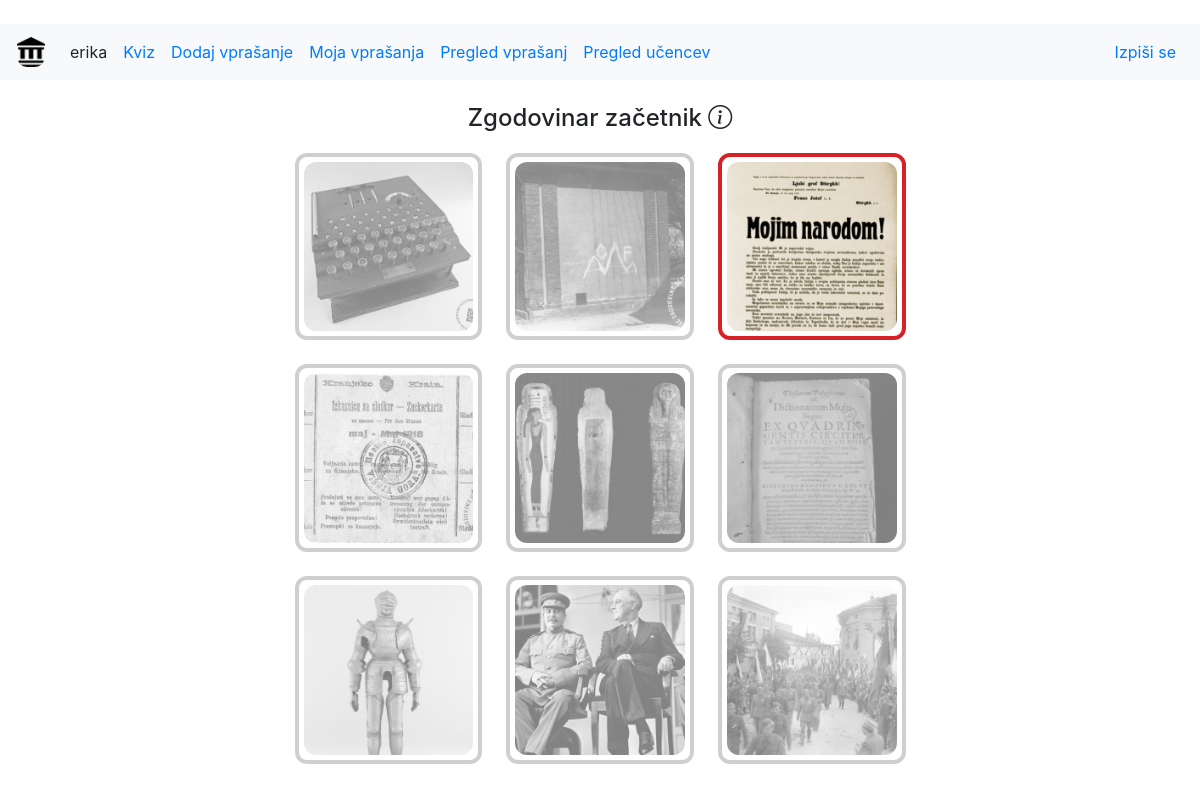
Screenshot of /kviz (signed in) with the database file from the repository.
### zgodovinakviz/models.py (models this page shows, shortened)
class Level(models.Model):
    ime = models.CharField(max_length=1000)
    vrstni_red = models.IntegerField()

class Vprasanje(models.Model):
    author = models.ForeignKey(Uporabnik, on_delete=models.SET_NULL, null=True)
    vprasanje = models.CharField(max_length=1000)
    pravilen_odgovor = models.CharField(max_length=1000)
    napacen_odgovor_1 = models.CharField(max_length=1000)
    napacen_odgovor_2 = models.CharField(max_length=1000)
    namig = models.CharField(max_length=1000)
    slika = models.ForeignKey(Slika, on_delete=models.SET_NULL, null=True)
    slika_name = models.CharField(max_length=1000, default="")
    created_date = models.DateTimeField(default=timezone.now)
    published_date = models.DateTimeField(blank=True, null=True)
    locked = models.BooleanField(default=False)

class Slika(models.Model):
    slika = models.ImageField(upload_to='images/')

### zgodovinakviz/views.py (the view, shortened to what this page needs)
# urls.py: path('kviz', views.kviz, name='kviz'),
@login_required
def kviz(request):
    user = request.user
    uporabnik = Uporabnik.objects.get(user=user)
    prikazanaVprasanja, neodgovorjena_vprasanja, pravilna_vprasanja, napacna_vprasanja = prikaziVprasanjaForUser(uporabnik)
    nova_stopnja = 0
    if len(napacna_vprasanja) > 3:
        nova_stopnja = -1
        izbrisiPrikazanaVprasanjaForUser(uporabnik)
        prikazanaVprasanja, neodgovorjena_vprasanja, pravilna_vprasanja, napacna_vprasanja = prikaziVprasanjaForUser(uporabnik)
    return render(request, 'zgodovinakviz/question_list.html', {'vprasanja1': prikazanaVprasanja[0:3],
                                                                'vprasanja2': prikazanaVprasanja[3:6],
                                                                'vprasanja3': prikazanaVprasanja[6:9],
                                                                'pravilna': pravilna_vprasanja,
                                                                'napacna': napacna_vprasanja,
                                                                'neodgovorjena': neodgovorjena_vprasanja,
                                                                'title': 'Seznam vprašanj',
                                                                'stopnja': uporabnik.level.ime,
                                                                'napredovanje': 6-len(pravilna_vprasanja),
                                                                'nova_stopnja': nova_stopnja,
                                                                'uporabnik': Uporabnik.objects.get(user=request.user)})

### zgodovinakviz/templates/zgodovinakviz/question_list.html (shortened to what this page needs)
{% extends 'zgodovinakviz/base.html' %}
{% block content %}
<div class="container mt-4">
    <div class="row justify-content-center">
        <div class="col-lg-7 col-md-10">
            <h4 class="text-center">{{stopnja}} <i data-toggle="modal" data-target="#infoModal" class="bi bi-info-circle"></i></h4>
            <table class="table table-borderless">
                <tbody>
                    <tr>
                        {% for v in vprasanja1 %}
                        <td>
                            <div class="myBorder
                                             {% if v.pk in pravilna %} myBorder-green
                                             {% elif v.pk in napacna %} myBorder-red
                                             {% elif v.pk in neodgovorjena %} myBorder-black{% endif %}">
                                {% if v.pk in neodgovorjena %}
                                <a href="{% url 'vprasanje' pk=v.pk %}"><img src="{{v.slika.slika.url}}" class="img-fluid avatar avatar-sm grayscale"></a>
                                {% else %}
                                <img src="{{v.slika.slika.url}}" class="img-fluid avatar avatar-sm">
                                {% endif %}
                            </div>
                        </td>
                        {% endfor %}
                    </tr>
                    <tr>
                        {% for v in vprasanja2 %}
                        <td>
                            <div class="myBorder
                                             {% if v.pk in pravilna %} myBorder-green
                                             {% elif v.pk in napacna %} myBorder-red
                                             {% elif v.pk in neodgovorjena %} myBorder-black {% endif %}">
                                {% if v.pk in neodgovorjena %}
                                <a href="{% url 'vprasanje' pk=v.pk %}"><img src="{{v.slika.slika.url}}" class="img-fluid avatar avatar-sm grayscale"></a>
                                {% else %}
                                <img src="{{v.slika.slika.url}}" class="img-fluid avatar avatar-sm">
                                {% endif %}
                            </div>
                        </td>
                        {% endfor %}
                    </tr>
                    <tr>
                        {% for v in vprasanja3 %}
                        <td>
                            <div class="myBorder
                                             {% if v.pk in pravilna %} myBorder-green
                                             {% elif v.pk in napacna %} myBorder-red
                                             {% elif v.pk in neodgovorjena %} myBorder-black {% endif %}">
                                {% if v.pk in neodgovorjena %}
                                <a href="{% url 'vprasanje' pk=v.pk %}"><img src="{{v.slika.slika.url}}" class="img-fluid avatar avatar-sm grayscale"></a>
                                {% else %}
                                <img src="{{v.slika.slika.url}}" class="img-fluid avatar avatar-sm">
                                {% endif %}
                            </div>
                        </td>
                        {% endfor %}
                    </tr>
                </tbody>
            </table>
        </div>
    </div>
</div>
{% endblock %}

### zgodovinakviz/templates/zgodovinakviz/base.html (shortened to what this page needs)
﻿<!DOCTYPE html>
{% load static %}
<html lang="en">
<head>
    <link rel="stylesheet" href="https://cdn.jsdelivr.net/npm/bootstrap@4.5.3/dist/css/bootstrap.min.css">
    <link rel="stylesheet" href="https://cdn.jsdelivr.net/npm/bootstrap-icons@1.7.0/font/bootstrap-icons.css">
    <link rel="stylesheet" href="https://cdnjs.cloudflare.com/ajax/libs/cropperjs/1.5.12/cropper.min.css">
    <link rel="stylesheet" href="{% static 'css/image_util.css' %}">
    <link rel="stylesheet" href="https://unpkg.com/bootstrap@4/dist/css/bootstrap.min.css">
    <link rel="stylesheet" href="{% static 'css/cropper.css' %}">
    <link rel="stylesheet" href="{% static 'css/common.css' %}">
    <link rel="stylesheet" href="{% static 'css/gray.css' %}">
    <link rel="stylesheet" href="{% static 'css/vertical_center.css' %}">
</head>
<body>
    <nav class="navbar navbar-expand-md bg-light">
        <a class="navbar-brand" href="/vstop" width="30" height="30" alt="">
            <img src="{% static 'images/icon.png' %}" width="30" height="30" class="d-inline-block align-top" alt="">
        </a>
        <div class="collapse navbar-collapse" id="main-navigation">
            <ul class="navbar-nav">
                <li class="nav-item">
                    <div class="nav-link">{{user.username}}</div>
                </li>
                <li class="nav-item">
                    <a class="nav-link" href="/kviz">Kviz</a>
                </li>
                <li class="nav-item">
					{% if uporabnik.locked %}
					<div class="nav-link text-muted">Dodaj vprašanje</div>
					{% else %}
					<a class="nav-link" href="/vprasanje/dodaj">Dodaj vprašanje</a>
					{% endif %}
                </li>
                <li class="nav-item">
                    <a class="nav-link" href="/moja_vprasanja">Moja vprašanja</a>
                </li>
				{% if uporabnik.ucitelj %}
				<li class="nav-item">
					<a class="nav-link" href="/pregled_vprasanj">Pregled vprašanj</a>
				</li>
				<li class="nav-item">
					<a class="nav-link" href="/ucenci/pregled">Pregled učencev</a>
				</li>
				{% endif %}
            </ul>
            <ul class="navbar-nav ml-auto">
                <li class="nav-item">
                    <a class="nav-link" href="{% url 'izpis' %}">Izpiši se</a>
                </li>
            </ul>
        </div>
    </nav>
    {% block content %}
    {% endblock %}
</body>
</html>

### zgodovinakviz/static/css/cropper.css (style rules this page uses)
img { display: block; max-width: 100%; }

### zgodovinakviz/static/css/common.css (style rules this page uses)
.myBorder { border: 4px; border-style: solid; border-radius: .75rem; padding: 5px; }
.myBorder-red { border-color: #D62226; }
.myBorder-black { border-color: rgba(44, 44, 42, 0.226); }
img { border-radius:.75rem!important }

### zgodovinakviz/static/css/gray.css (style rules this page uses)
.grayscale { -webkit-filter: grayscale(100%); filter: grayscale(100%); -webkit-transition: .3s ease-in-out; transition: .3s ease-in-out; opacity: 0.5; }

### rows the page displays
Level: ime "Zgodovinar začetnik"
Vprasanje: slika.slika (picture)
Vprasanje: slika.slika (picture)
Vprasanje: slika.slika (placeholder picture)
Vprasanje: slika.slika (picture)
Vprasanje: slika.slika (picture)
Vprasanje: slika.slika (picture)
Vprasanje: slika.slika (picture)
Vprasanje: slika.slika (picture)
Vprasanje: slika.slika (picture)

### other values shown
{{ user.username }} "erika"
